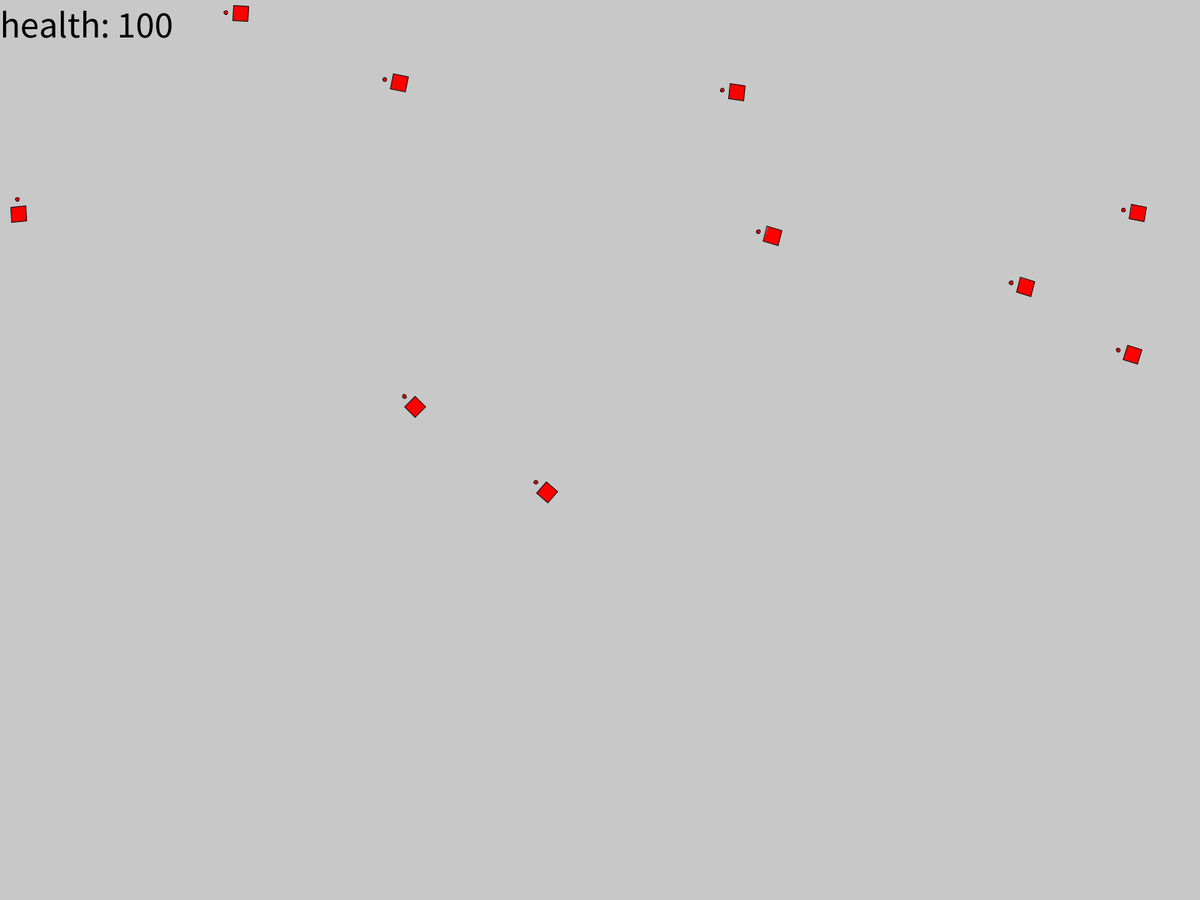
Frame 1 (no input)
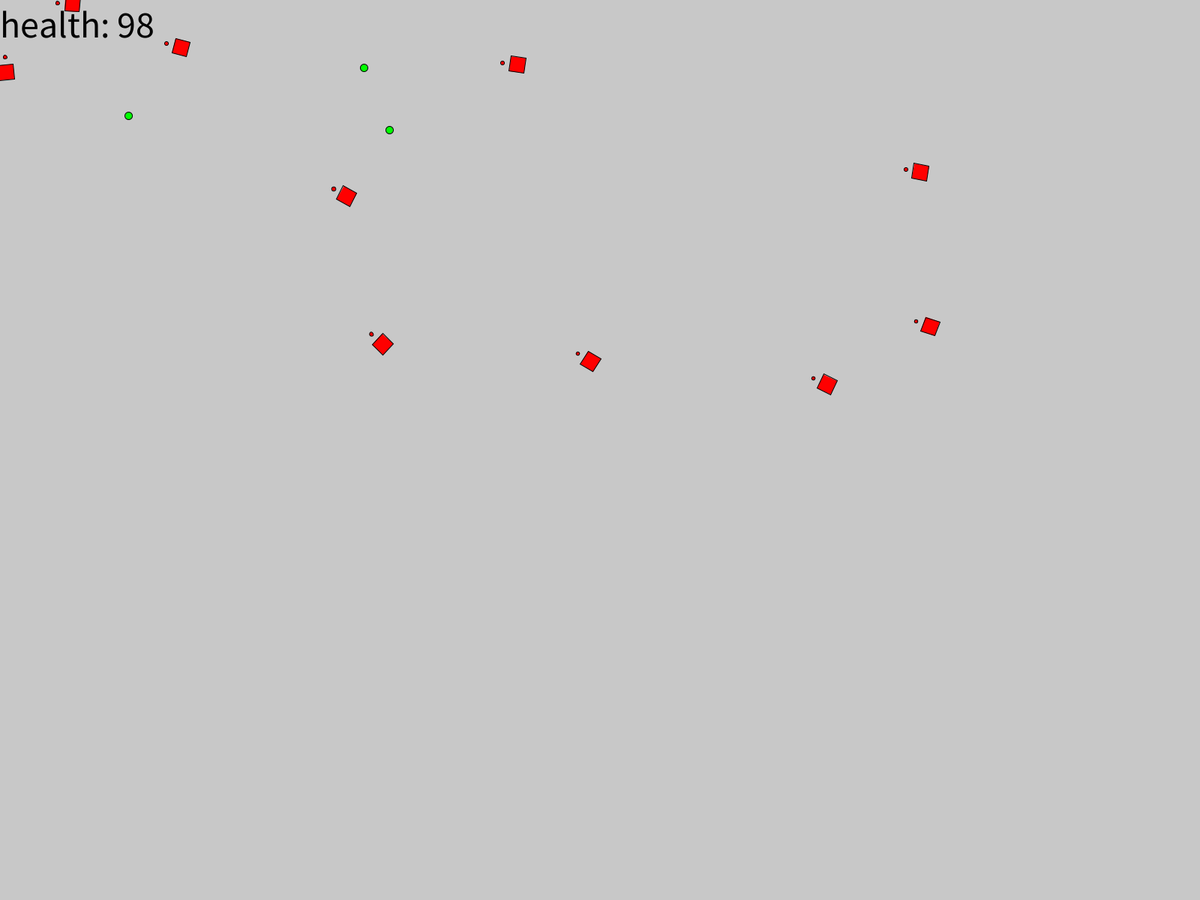
Frame 60 (the mouse pressed at the canvas centre just before this capture)
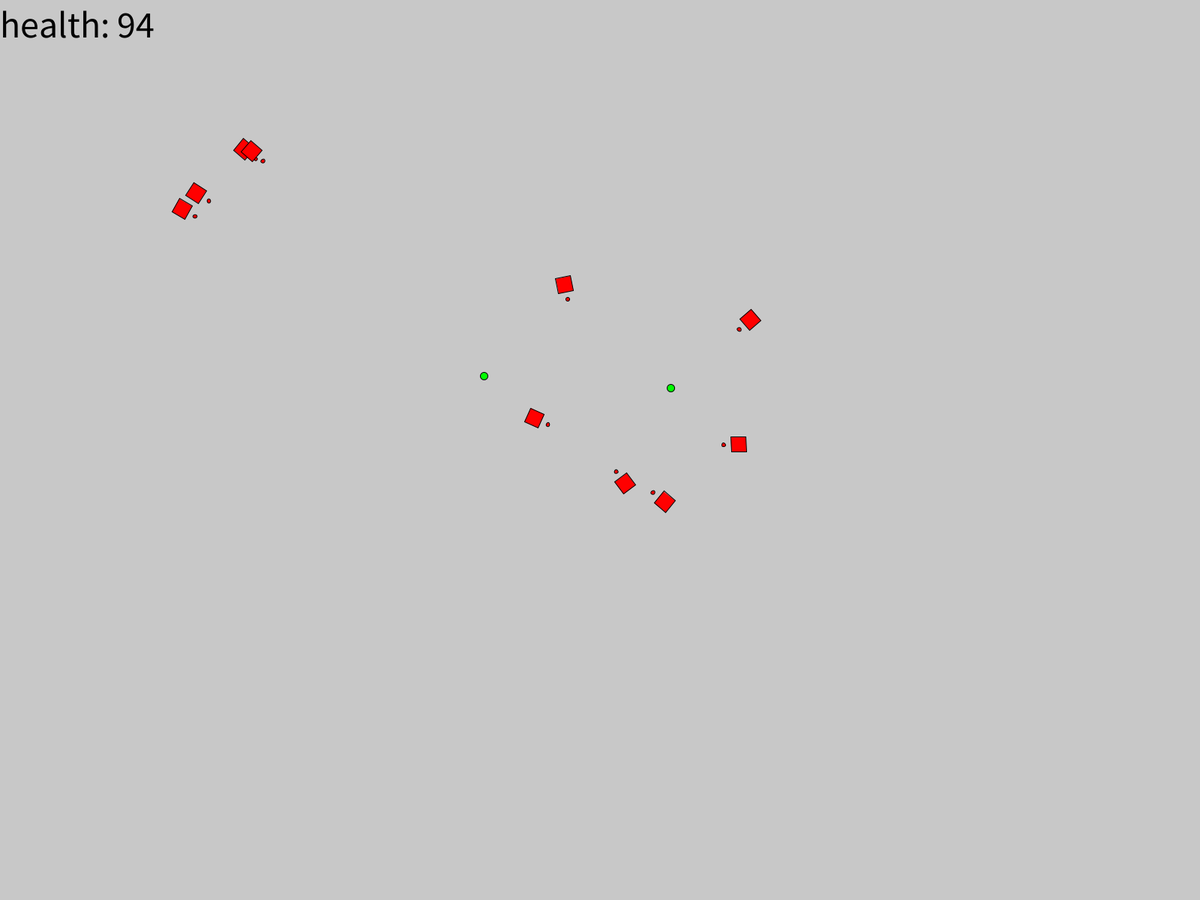
Frame 120 (the mouse held since frame 60 and released just before this capture)

The Processing sketch that drew these frames (run headless with seeded random() and noise(); from frame 60 on, the mouse is pressed at the canvas centre):

// Processing sketch: VectorMoveTest
// ── VectorMoveTest.pde
// The end of all
int timer = 0;
ArrayList<projectile> Projectiles = new ArrayList<projectile>();
enemy[] Enemies = new enemy[0];
PVector mouse = new PVector();
int health = 100;

void setup() {
  fullScreen();
  for(int i = 0; i < 10; i++) { Enemies = (enemy[]) append(Enemies, new enemy()); }
}

void draw() {
  mouse.set(mouseX,mouseY);
  background(200);
  for(int i = 0; i < Enemies.length; i++){
    if(i%2==0){
    enemyWanderBehavior(Enemies[i],5);
    }
    else{
    enemyFollowBehavior(Enemies[i],mouse,5);
    }
    if (timer > 100) {
      Enemies[i].shoot();
      timer = 0;
    }
    timer++;
  }
  for (int i = Projectiles.size() - 1; i >= 0; i--) {
    projectile bullet = Projectiles.get(i);
    bullet.move();
    if (bullet.checkhit()) { Projectiles.remove(i); }
    else { bullet.display(); }
  }
  drawHUD();
}



void enemyFollowBehavior(enemy subject, PVector target, float Speed) {
  if(subject.pos.dist(target) > 100){
    subject.moveWardsPoint(target,Speed);
  }
  else if(subject.pos.dist(target) < 50){
    subject.moveWardsPoint(target,-Speed);
  }
  subject.pointWardsPoint(target);
  subject.display();
}

void enemyWanderBehavior(enemy subject, float Speed){ //<>//
if(subject.pos.dist(subject.objective) < 100){
  subject.objective.set(random(0,width),random(0,height));
}
subject.moveWardsPoint(subject.objective,Speed);
subject.pointWardsPoint(mouse);
subject.display();
}

// ── Entity.pde
class entity{
  PVector pos;
  float r;
  
  // constructors
  entity(float X, float Y){ pos = new PVector(X,Y); }
  entity(){ pos = new PVector(random(0,width),random(0,height)); }
}



class enemy extends entity{
  PVector objective;
  
  // constructors
  enemy(float X, float Y){ super(X,Y); objective = new PVector(X,Y); }
  enemy(){ objective = pos.copy(); }
  
  // direction and movement functions
  void moveWardsPoint(PVector target, float Speed) { pos.add(target.copy().sub(pos).setMag(Speed)); }
  void pointWardsPoint(PVector target) { r = target.copy().sub(pos).heading(); }
  void moveWardsAngle(float Angle, float Speed){ pos.add(PVector.fromAngle(Angle).mult(Speed)); }
  void shoot() { Projectiles.add( new projectile(pos)); }
  // display function
  void display(){ pushMatrix(); translate(pos.x,pos.y); rotate(r); drawEnemy(); popMatrix();
 }
}

class projectile extends entity{
  projectile(PVector POS){ super(POS.x,POS.y); r = mouse.copy().sub(pos).heading(); }
  
  void move() { pos.add(PVector.fromAngle(r).mult(20)); }
  
  void display() {
    fill(0,255,0);
    circle(pos.x,pos.y,10);
  }
  
  boolean checkhit() {
    if(dist(mouse.x, mouse.y, pos.x, pos.y) < 10) {
      health -= 1;
      return true;
    }
    else{
    return ((pos.x < 0 || pos.x > width) || (pos.y < 0 || pos.y > height));
    }
  }
}
void drawEnemy(){
    rectMode(CENTER);
    ellipseMode(CENTER);
    fill(255,0,0);
    square(0,0,20);
    circle(20,0,5);
}

// ── HUD.pde
void drawHUD() {
  textSize(50);
  fill(0,0,0);
  text("health: " + health, 0, 50);
}
